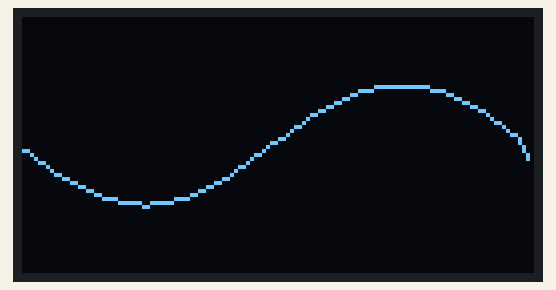
This sketch was run on a simulated Arduino Uno, built with avr-gcc and run on an emulated ATmega328P. Shown: 128×64 one-colour display. Random numbers use the default seed unless the sketch sets one.

Above: at 0.14 s.
At 5.05 s:
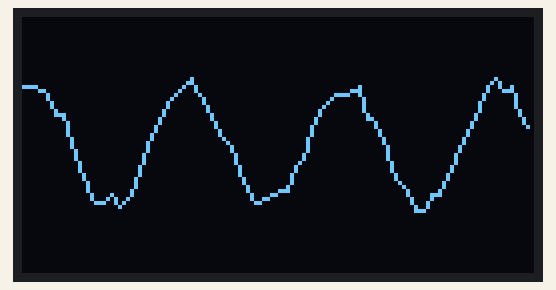
At 10.03 s:
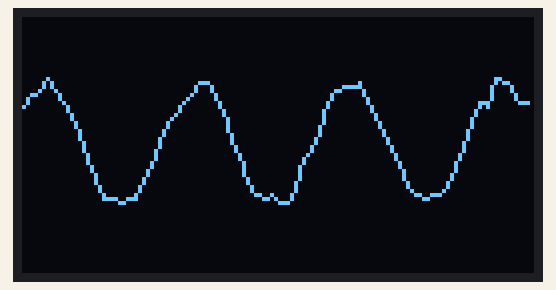
At 20.03 s:
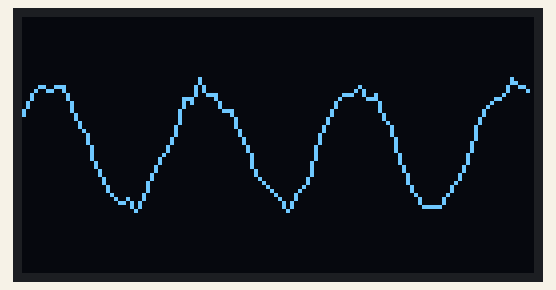
At 29.89 s:
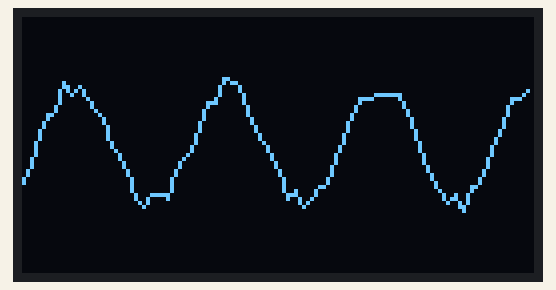
At 39.87 s:
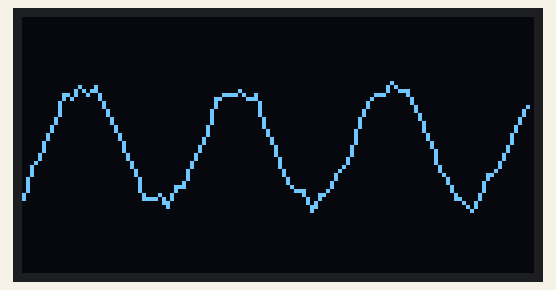

The sketch:

sonido_animacion_2.ino
```cpp
#include <Wire.h>
#include <Adafruit_GFX.h>
#include <Adafruit_SSD1306.h>
#include <math.h>

#define SCREEN_WIDTH 128
#define SCREEN_HEIGHT 64
#define OLED_ADDRESS 0x3C

Adafruit_SSD1306 display(SCREEN_WIDTH, SCREEN_HEIGHT, &Wire, -1);

// Configuración de la onda de sonido
#define NUM_POINTS 64  // Mayor cantidad de puntos para suavizar la onda
float wave[NUM_POINTS];  // Valores de la onda

void setup() {
    Serial.begin(115200);

    if (!display.begin(SSD1306_SWITCHCAPVCC, OLED_ADDRESS)) {
        Serial.println(F("Error al iniciar pantalla OLED"));
        for (;;);
    }

    display.clearDisplay();

    // Inicializar la onda con una señal senoidal suave
    for (int i = 0; i < NUM_POINTS; i++) {
        wave[i] = 15 * sin(i * 2 * PI / NUM_POINTS); // Onda senoidal base
    }
}

void drawWave() {
    int centerY = SCREEN_HEIGHT / 2; // Centro de la pantalla

    for (int i = 0; i < NUM_POINTS - 1; i++) {
        int x1 = i * (SCREEN_WIDTH / NUM_POINTS);
        int x2 = (i + 1) * (SCREEN_WIDTH / NUM_POINTS);
        int y1 = centerY + wave[i];
        int y2 = centerY + wave[i + 1];

        // Dibujar la línea de la onda conectando los puntos
        display.drawLine(x1, y1, x2, y2, SSD1306_WHITE);
    }

    // Desplazar la onda hacia la izquierda
    for (int i = 0; i < NUM_POINTS - 1; i++) {
        wave[i] = wave[i + 1];
    }

    // Generar una nueva muestra en el último punto con variaciones suaves
    wave[NUM_POINTS - 1] = 15 * sin(millis() / 200.0) + random(-2, 3);
}

void loop() {
    display.clearDisplay();

    drawWave();  // Dibujar la onda de sonido animada con interpolación suave

    display.display();
    delay(30);  // Menor delay para una animación ultra fluida
}
```
